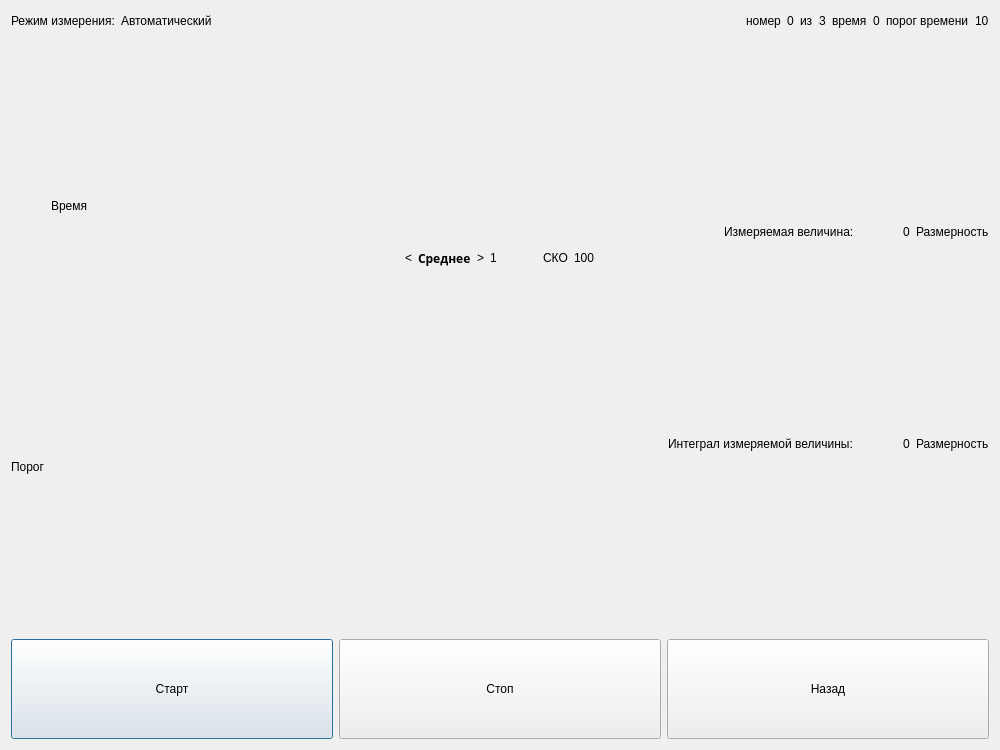
<?xml version="1.0" encoding="UTF-8"?>
<ui version="4.0">
 <class>Neutron_measuring_measure</class>
 <widget class="QDialog" name="Neutron_measuring_measure">
  <property name="geometry">
   <rect>
    <x>0</x>
    <y>0</y>
    <width>1000</width>
    <height>750</height>
   </rect>
  </property>
  <property name="windowTitle">
   <string>Dialog</string>
  </property>
  <layout class="QVBoxLayout" name="verticalLayout_2">
   <item>
    <layout class="QHBoxLayout" name="horizontalLayout">
     <item>
      <widget class="QLabel" name="label_10">
       <property name="text">
        <string>Режим измерения:</string>
       </property>
      </widget>
     </item>
     <item>
      <widget class="QLabel" name="label_11">
       <property name="text">
        <string>Автоматический</string>
       </property>
      </widget>
     </item>
     <item>
      <spacer name="horizontalSpacer_6">
       <property name="orientation">
        <enum>Qt::Horizontal</enum>
       </property>
       <property name="sizeHint" stdset="0">
        <size>
         <width>40</width>
         <height>20</height>
        </size>
       </property>
      </spacer>
     </item>
     <item>
      <widget class="QLabel" name="label_12">
       <property name="text">
        <string>номер</string>
       </property>
      </widget>
     </item>
     <item>
      <widget class="QLabel" name="label_13">
       <property name="text">
        <string>0</string>
       </property>
      </widget>
     </item>
     <item>
      <widget class="QLabel" name="label_14">
       <property name="text">
        <string>из</string>
       </property>
      </widget>
     </item>
     <item>
      <widget class="QLabel" name="label_15">
       <property name="text">
        <string>3</string>
       </property>
      </widget>
     </item>
     <item>
      <widget class="QLabel" name="label_16">
       <property name="text">
        <string>время</string>
       </property>
      </widget>
     </item>
     <item>
      <widget class="QLabel" name="label_17">
       <property name="text">
        <string>0</string>
       </property>
      </widget>
     </item>
     <item>
      <widget class="QLabel" name="label_18">
       <property name="text">
        <string>порог времени</string>
       </property>
      </widget>
     </item>
     <item>
      <widget class="QLabel" name="label_19">
       <property name="text">
        <string>10</string>
       </property>
      </widget>
     </item>
    </layout>
   </item>
   <item>
    <spacer name="verticalSpacer_3">
     <property name="orientation">
      <enum>Qt::Vertical</enum>
     </property>
     <property name="sizeHint" stdset="0">
      <size>
       <width>20</width>
       <height>108</height>
      </size>
     </property>
    </spacer>
   </item>
   <item>
    <layout class="QVBoxLayout" name="verticalLayout">
     <item>
      <layout class="QHBoxLayout" name="horizontalLayout_3">
       <item>
        <spacer name="horizontalSpacer">
         <property name="orientation">
          <enum>Qt::Horizontal</enum>
         </property>
         <property name="sizeType">
          <enum>QSizePolicy::Fixed</enum>
         </property>
         <property name="sizeHint" stdset="0">
          <size>
           <width>40</width>
           <height>20</height>
          </size>
         </property>
        </spacer>
       </item>
       <item>
        <widget class="QLabel" name="label_3">
         <property name="sizePolicy">
          <sizepolicy hsizetype="Preferred" vsizetype="Minimum">
           <horstretch>0</horstretch>
           <verstretch>0</verstretch>
          </sizepolicy>
         </property>
         <property name="text">
          <string>Время</string>
         </property>
        </widget>
       </item>
       <item>
        <spacer name="horizontalSpacer_7">
         <property name="orientation">
          <enum>Qt::Horizontal</enum>
         </property>
         <property name="sizeHint" stdset="0">
          <size>
           <width>40</width>
           <height>20</height>
          </size>
         </property>
        </spacer>
       </item>
      </layout>
     </item>
     <item>
      <layout class="QHBoxLayout" name="horizontalLayout_5">
       <item>
        <layout class="QHBoxLayout" name="horizontalLayout_2">
         <item>
          <spacer name="horizontalSpacer_4">
           <property name="orientation">
            <enum>Qt::Horizontal</enum>
           </property>
           <property name="sizeHint" stdset="0">
            <size>
             <width>40</width>
             <height>20</height>
            </size>
           </property>
          </spacer>
         </item>
         <item>
          <widget class="QLabel" name="label">
           <property name="text">
            <string>Измеряемая величина: </string>
           </property>
          </widget>
         </item>
         <item>
          <spacer name="horizontalSpacer_3">
           <property name="orientation">
            <enum>Qt::Horizontal</enum>
           </property>
           <property name="sizeType">
            <enum>QSizePolicy::Fixed</enum>
           </property>
           <property name="sizeHint" stdset="0">
            <size>
             <width>40</width>
             <height>20</height>
            </size>
           </property>
          </spacer>
         </item>
         <item>
          <widget class="QLabel" name="label_9">
           <property name="text">
            <string>0</string>
           </property>
          </widget>
         </item>
         <item>
          <widget class="QLabel" name="label_2">
           <property name="text">
            <string>Размерность</string>
           </property>
          </widget>
         </item>
        </layout>
       </item>
       <item>
        <layout class="QHBoxLayout" name="horizontalLayout_4"/>
       </item>
      </layout>
     </item>
    </layout>
   </item>
   <item>
    <layout class="QHBoxLayout" name="horizontalLayout_8">
     <item>
      <spacer name="horizontalSpacer_9">
       <property name="orientation">
        <enum>Qt::Horizontal</enum>
       </property>
       <property name="sizeHint" stdset="0">
        <size>
         <width>40</width>
         <height>20</height>
        </size>
       </property>
      </spacer>
     </item>
     <item>
      <widget class="QLabel" name="label_23">
       <property name="text">
        <string>&lt;</string>
       </property>
      </widget>
     </item>
     <item>
      <widget class="QLabel" name="label_22">
       <property name="font">
        <font>
         <family>Source Code Pro</family>
         <weight>75</weight>
         <bold>true</bold>
        </font>
       </property>
       <property name="text">
        <string>Среднее</string>
       </property>
      </widget>
     </item>
     <item>
      <widget class="QLabel" name="label_24">
       <property name="text">
        <string>&gt;</string>
       </property>
      </widget>
     </item>
     <item>
      <widget class="QLabel" name="label_25">
       <property name="text">
        <string>1</string>
       </property>
      </widget>
     </item>
     <item>
      <spacer name="horizontalSpacer_10">
       <property name="orientation">
        <enum>Qt::Horizontal</enum>
       </property>
       <property name="sizeType">
        <enum>QSizePolicy::Fixed</enum>
       </property>
       <property name="sizeHint" stdset="0">
        <size>
         <width>40</width>
         <height>20</height>
        </size>
       </property>
      </spacer>
     </item>
     <item>
      <widget class="QLabel" name="label_4">
       <property name="text">
        <string>СКО</string>
       </property>
      </widget>
     </item>
     <item>
      <widget class="QLabel" name="label_20">
       <property name="text">
        <string>100</string>
       </property>
      </widget>
     </item>
     <item>
      <spacer name="horizontalSpacer_8">
       <property name="orientation">
        <enum>Qt::Horizontal</enum>
       </property>
       <property name="sizeHint" stdset="0">
        <size>
         <width>40</width>
         <height>20</height>
        </size>
       </property>
      </spacer>
     </item>
    </layout>
   </item>
   <item>
    <spacer name="verticalSpacer_4">
     <property name="orientation">
      <enum>Qt::Vertical</enum>
     </property>
     <property name="sizeHint" stdset="0">
      <size>
       <width>20</width>
       <height>108</height>
      </size>
     </property>
    </spacer>
   </item>
   <item>
    <layout class="QHBoxLayout" name="horizontalLayout_6">
     <item>
      <spacer name="horizontalSpacer_5">
       <property name="orientation">
        <enum>Qt::Horizontal</enum>
       </property>
       <property name="sizeHint" stdset="0">
        <size>
         <width>40</width>
         <height>20</height>
        </size>
       </property>
      </spacer>
     </item>
     <item>
      <widget class="QLabel" name="label_6">
       <property name="text">
        <string>Интеграл измеряемой величины: </string>
       </property>
      </widget>
     </item>
     <item>
      <spacer name="horizontalSpacer_2">
       <property name="orientation">
        <enum>Qt::Horizontal</enum>
       </property>
       <property name="sizeType">
        <enum>QSizePolicy::Fixed</enum>
       </property>
       <property name="sizeHint" stdset="0">
        <size>
         <width>40</width>
         <height>20</height>
        </size>
       </property>
      </spacer>
     </item>
     <item>
      <widget class="QLabel" name="label_8">
       <property name="text">
        <string>0</string>
       </property>
      </widget>
     </item>
     <item>
      <widget class="QLabel" name="label_7">
       <property name="text">
        <string>Размерность</string>
       </property>
      </widget>
     </item>
    </layout>
   </item>
   <item>
    <widget class="QLabel" name="label_5">
     <property name="text">
      <string>Порог</string>
     </property>
    </widget>
   </item>
   <item>
    <spacer name="verticalSpacer_2">
     <property name="orientation">
      <enum>Qt::Vertical</enum>
     </property>
     <property name="sizeHint" stdset="0">
      <size>
       <width>20</width>
       <height>108</height>
      </size>
     </property>
    </spacer>
   </item>
   <item>
    <layout class="QHBoxLayout" name="horizontalLayout_7">
     <item>
      <widget class="QPushButton" name="pushButton_2">
       <property name="sizePolicy">
        <sizepolicy hsizetype="Minimum" vsizetype="Maximum">
         <horstretch>0</horstretch>
         <verstretch>0</verstretch>
        </sizepolicy>
       </property>
       <property name="minimumSize">
        <size>
         <width>0</width>
         <height>100</height>
        </size>
       </property>
       <property name="text">
        <string>Старт</string>
       </property>
      </widget>
     </item>
     <item>
      <widget class="QPushButton" name="pushButton_3">
       <property name="sizePolicy">
        <sizepolicy hsizetype="Minimum" vsizetype="Maximum">
         <horstretch>0</horstretch>
         <verstretch>0</verstretch>
        </sizepolicy>
       </property>
       <property name="minimumSize">
        <size>
         <width>0</width>
         <height>100</height>
        </size>
       </property>
       <property name="text">
        <string>Стоп</string>
       </property>
      </widget>
     </item>
     <item>
      <widget class="QPushButton" name="pushButton">
       <property name="sizePolicy">
        <sizepolicy hsizetype="Minimum" vsizetype="Maximum">
         <horstretch>0</horstretch>
         <verstretch>0</verstretch>
        </sizepolicy>
       </property>
       <property name="minimumSize">
        <size>
         <width>0</width>
         <height>100</height>
        </size>
       </property>
       <property name="text">
        <string>Назад</string>
       </property>
      </widget>
     </item>
    </layout>
   </item>
  </layout>
 </widget>
 <resources/>
 <connections/>
</ui>
